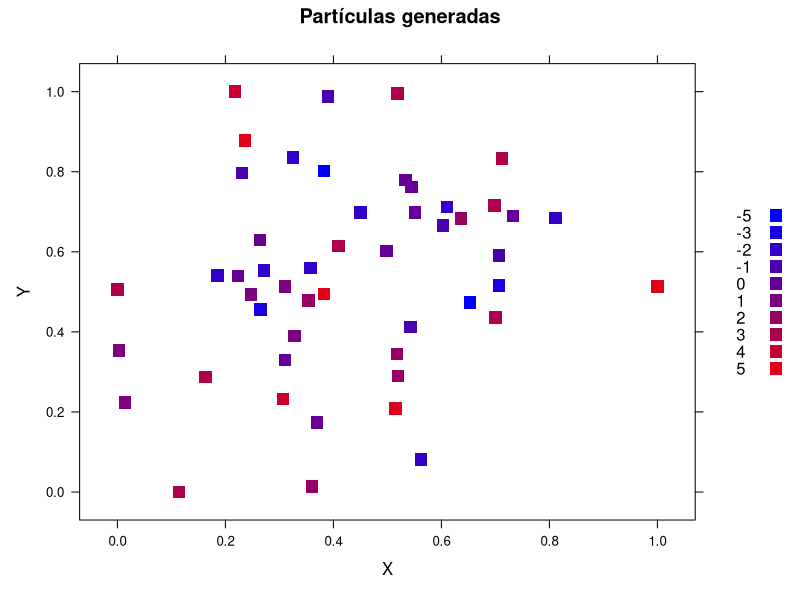

Write R code to recreate this figure. (Note: this script raises an error after producing the figure.)
n <- 50
p <- data.frame(x = rnorm(n), y=rnorm(n), c=rnorm(n), m= (rexp(n, rate = 1.2) +1))
xmax <- max(p$x)
xmin <- min(p$x)
p$x <- (p$x - xmin) / (xmax - xmin) # ahora son de 0 a 1
ymax <- max(p$y)
ymin <- min(p$y)
p$y <- (p$y - ymin) / (ymax - ymin) # las y tambien
cmax <- max(p$c)
cmin <- min(p$c)
p$c <- 2 * (p$c - cmin) / (cmax - cmin) - 1 # cargas son entre -1 y 1
p$g <- round(5 * p$c) # coloreamos segun la carga a 11 niveles de -5 a 5
paso <- floor(256 / 10)
niveles <- seq(0, 255, paso)
colores <- rgb(niveles, rep(0, 11), rev(niveles), max=255)
png("p9i.png")
library(lattice)
xyplot(y ~ x, group=g, data=p, auto.key=list(space="right"),
       xlab="X", ylab="Y", main="Part\u{00ed}culas generadas",
       par.settings = list(superpose.symbol = list(pch = 15, cex = 1.5,
                                                   col = colores)))
graphics.off()
eps <- 0.001
fuerza <- function(i) {
  xi <- p[i,]$x
  yi <- p[i,]$y
  ci <- p[i,]$c
  fx <- 0
  fy <- 0
  mi <- p[i,]$m
  for (j in 1:n) {
    cj <- p[j,]$c
    dir <- (-1)^(1 + 1 * (ci * cj < 0))
    dx <- xi - p[j,]$x
    dy <- yi - p[j,]$y
    factor <- dir * abs(ci - cj) / (sqrt(dx^2 + dy^2) + eps)
    fx <- fx - dx * factor
    fy <- fy - dy * factor
  }
  return(c(fx, fy)/(mi))
}
suppressMessages(library(doParallel))
registerDoParallel(makeCluster(detectCores() - 1))
tmax <- 50
digitos <- floor(log(tmax, 10)) + 1
tl <- "0"
while (nchar(tl) < digitos) {
  tl <- paste("0", tl, sep="")
}
png(paste("p9_t", tl, ".png", sep=""))
plot(p$x, p$y, col=colores[p$g+6], pch=15, cex=1.5, xlim=c(-0.1, 1.1), ylim=c(-0.1, 1.1),
     main="Estado inicial", xlab="X", ylab="Y")
graphics.off()

respuesta <- data.frame()
for (iter in 1:tmax) {
  aux <- c()
  f <- foreach(i = 1:n, .combine=c) %dopar% fuerza(i)
  delta <- 0.02 / max(abs(f)) # que nadie desplace una paso muy largo
  fuerza.reducida <- delta*f
  p$x <- foreach(i = 1:n, .combine=c) %dopar% max(min(p[i,]$x + delta * f[c(TRUE, FALSE)][i], 1), 0)
  p$y <- foreach(i = 1:n, .combine=c) %dopar% max(min(p[i,]$y + delta * f[c(FALSE, TRUE)][i], 1), 0)
  for(t in seq(1, (length(fuerza.reducida) -1), by = 2)){
    aux <- c(aux, (sum((fuerza.reducida[t])^2, (fuerza.reducida[t +1])^2))^(1/2))
  }
  respuesta <- rbind(respuesta, aux)
  tl <- paste(iter, "", sep="")
  while (nchar(tl) < digitos) {
    tl <- paste("0", tl, sep="")
  }
  png(paste("p9_t", tl, ".png", sep=""))
  plot(p$x, p$y, col=colores[p$g+6], pch=15, cex=1.5, xlim=c(-0.1, 1.1), ylim=c(-0.1, 1.1),
       main=paste("Paso", iter), xlab="X", ylab="Y")
  graphics.off()
}
stopImplicitCluster()

promedios <- c()
for(q in 1:50){
  promedios <- c(promedios, mean(respuesta[,q]))
}
png(paste( "Promedios ",  ".png", sep=""))
plot(y= promedios, x= p$m, main= "promedio de movimiento vs masa", xlab = "Masas", ylab= "Promedios")
graphics.off()
for(h in 1:tmax){
  png(paste("histograma ", h,  ".png", sep=""))
  hist(main = paste("histograma paso ", h), as.numeric(respuesta[h,]), xlab = "Distancia recorrida", ylab = "Frecuencia")
  graphics.off()
}